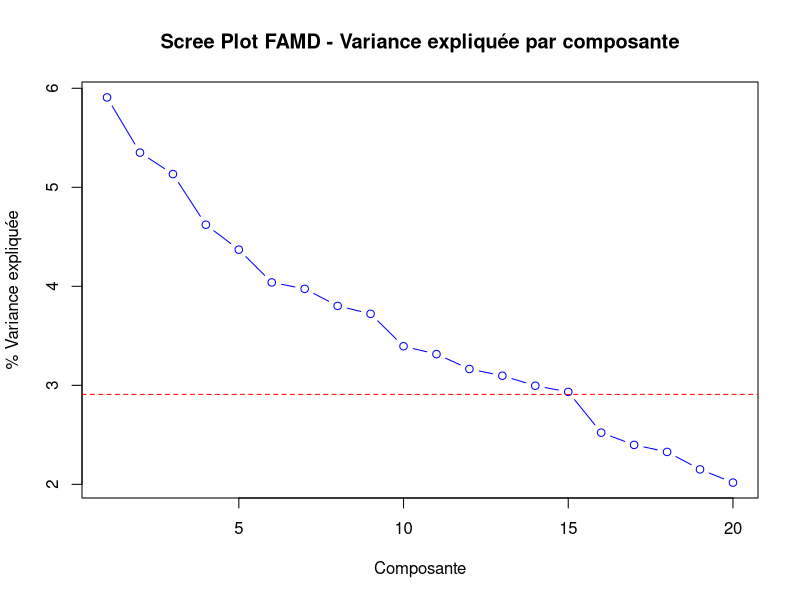
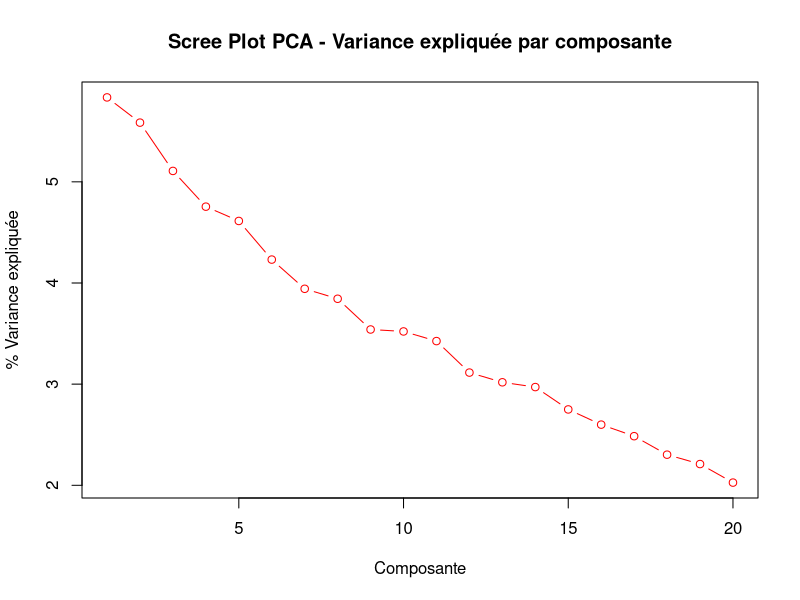
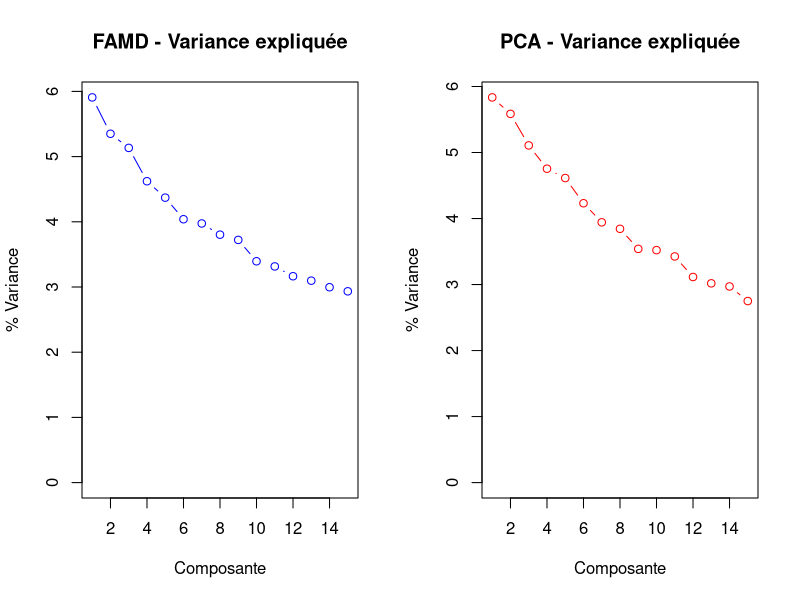
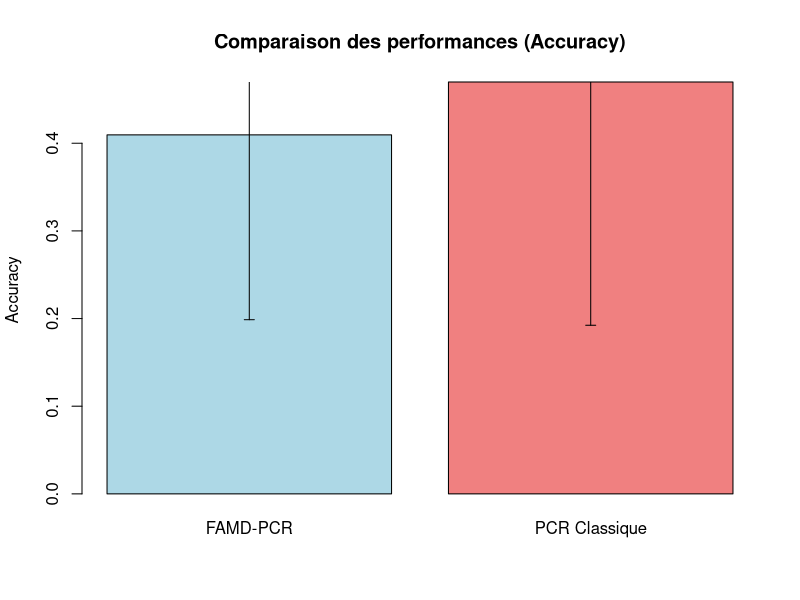

Write R code to recreate these figures, in order.
## ---- chunk 1
# Charger les packages de base disponibles dans R
library(stats)     # Pour prcomp, glm
library(MASS)      # Pour LDA (optionnel)

# Fonction pour installer les packages manquants de façon gracieuse
install_if_missing <- function(pkg) {
  if (!require(pkg, character.only = TRUE, quietly = TRUE)) {
    try({
      install.packages(pkg, repos = "https://cloud.r-project.org/", quiet = TRUE)
      library(pkg, character.only = TRUE, quietly = TRUE)
    }, silent = TRUE)
  }
}

# Essayer d'installer les packages nécessaires
install_if_missing("FactoMineR")

# Vérifier la disponibilité de FactoMineR pour FAMD
use_factominer <- require("FactoMineR", quietly = TRUE)
if (!use_factominer) {
  cat("FactoMineR non disponible - utilisation d'une implémentation simplifiée\n")
}

set.seed(12311)
## ---- chunk 2
# Paramètres du jeu de données
n <- 72
p_num <- 50     # Variables numériques (réduit pour faciliter les tests)
p_cat <- 5      # Variables catégorielles

# Génération des variables numériques
set.seed(12311)
X_num <- matrix(rnorm(n * p_num), n, p_num)
colnames(X_num) <- paste0("Num_", 1:p_num)

# Génération des variables catégorielles
X_cat <- data.frame(
  Cat_1 = factor(sample(c("A", "B", "C"), n, replace = TRUE, prob = c(0.4, 0.4, 0.2))),
  Cat_2 = factor(sample(c("X", "Y"), n, replace = TRUE, prob = c(0.6, 0.4))),
  Cat_3 = factor(sample(c("Low", "Medium", "High"), n, replace = TRUE, prob = c(0.3, 0.4, 0.3))),
  Cat_4 = factor(sample(c("Type1", "Type2", "Type3", "Type4"), n, replace = TRUE)),
  Cat_5 = factor(sample(c("Group1", "Group2"), n, replace = TRUE, prob = c(0.7, 0.3)))
)

# Variable cible binaire
y <- factor(sample(c("ALL", "AML"), n, replace = TRUE, prob = c(0.42, 0.58)))

# Création du dataframe complet
df_mixed <- cbind(data.frame(X_num), X_cat, Y = y)

cat("Dimensions du jeu de données mixte:", dim(df_mixed), "\n")
cat("Variables numériques:", p_num, "\n")
cat("Variables catégorielles:", p_cat, "\n")
cat("Répartition de la variable cible:\n")
print(table(df_mixed$Y))
## ---- chunk 3
# Séparer les variables explicatives de la cible
X_mixed <- df_mixed[, !names(df_mixed) %in% "Y"]

# Fonction FAMD simplifiée si FactoMineR n'est pas disponible
simplified_famd <- function(data) {
  # Séparer variables numériques et catégorielles
  num_vars <- data[, sapply(data, is.numeric)]
  cat_vars <- data[, sapply(data, is.factor)]
  
  # Standardiser les variables numériques
  num_scaled <- scale(num_vars)
  
  # Encoder les variables catégorielles (dummy coding)
  cat_encoded <- data.frame(matrix(ncol = 0, nrow = nrow(data)))
  for(col in names(cat_vars)) {
    dummy_matrix <- model.matrix(~ . - 1, data = data.frame(x = cat_vars[[col]]))
    colnames(dummy_matrix) <- paste0(col, "_", colnames(dummy_matrix))
    cat_encoded <- cbind(cat_encoded, dummy_matrix)
  }
  
  # Combiner les données
  combined_data <- cbind(num_scaled, cat_encoded)
  
  # PCA sur les données combinées
  pca_result <- prcomp(combined_data, center = FALSE, scale. = FALSE)
  
  # Calculer la variance expliquée
  variance_explained <- (pca_result$sdev^2) / sum(pca_result$sdev^2) * 100
  cumvar_explained <- cumsum(variance_explained)
  
  return(list(
    ind = list(coord = pca_result$x),
    eig = cbind(eigenvalue = pca_result$sdev^2, 
                variance_percent = variance_explained,
                cumulative_variance = cumvar_explained),
    combined_data = combined_data
  ))
}

# Appliquer FAMD
if (use_factominer) {
  cat("Utilisation de FactoMineR pour FAMD...\n")
  # Identifier les indices des variables catégorielles
  cat_indices <- which(sapply(X_mixed, is.factor))
  cat("Variables catégorielles aux positions:", cat_indices, "\n")
  
  famd_result <- FAMD(X_mixed, 
                      ncp = min(30, n-1),  # Maximum 30 composantes ou n-1
                      graph = FALSE)
} else {
  cat("Utilisation de l'implémentation FAMD simplifiée...\n")
  famd_result <- simplified_famd(X_mixed)
}

# Extraire la variance expliquée
if (use_factominer) {
  variance_explained <- famd_result$eig[,2]
  cumvar_explained <- famd_result$eig[,3]
} else {
  variance_explained <- famd_result$eig[,2]
  cumvar_explained <- famd_result$eig[,3]
}

cat("Variance expliquée par les 10 premières composantes FAMD:\n")
print(round(variance_explained[1:10], 2))

# Critère du coude pour choisir le nombre de composantes
plot(1:min(20, length(variance_explained)), variance_explained[1:min(20, length(variance_explained))], 
     type = "b", col = "blue",
     main = "Scree Plot FAMD - Variance expliquée par composante", 
     xlab = "Composante", ylab = "% Variance expliquée")
abline(h = mean(variance_explained), col = "red", lty = 2)

# Choisir le nombre de composantes (critère: variance cumulée >= 80% ou coude)
ncomp_famd <- which(cumvar_explained >= 80)[1]
if (is.na(ncomp_famd)) ncomp_famd <- min(15, length(variance_explained))

cat("Nombre de composantes FAMD retenues:", ncomp_famd, "\n")
cat("Variance cumulée expliquée:", round(cumvar_explained[ncomp_famd], 2), "%\n")
## ---- chunk 4
# Extraction des composantes FAMD
famd_components <- famd_result$ind$coord[, 1:ncomp_famd]
colnames(famd_components) <- paste0("FAMD_PC", 1:ncomp_famd)

# Création du dataset pour la classification
famd_data <- data.frame(famd_components, Y = df_mixed$Y)

# Fonction pour calculer les métriques de classification
calculate_metrics <- function(predicted, actual) {
  # Matrice de confusion
  cm <- table(Predicted = predicted, Actual = actual)
  
  # Accuracy
  accuracy <- sum(diag(cm)) / sum(cm)
  
  # Sensitivité et spécificité (pour la classe AML)
  if ("AML" %in% rownames(cm) && "AML" %in% colnames(cm)) {
    tp <- cm["AML", "AML"]
    tn <- cm["ALL", "ALL"] 
    fp <- cm["AML", "ALL"]
    fn <- cm["ALL", "AML"]
    
    sensitivity <- tp / (tp + fn)  # Taux de vrais positifs
    specificity <- tn / (tn + fp)  # Taux de vrais négatifs
  } else {
    sensitivity <- NA
    specificity <- NA
  }
  
  return(c(Accuracy = accuracy, Sensitivity = sensitivity, Specificity = specificity))
}

# Validation croisée manuelle (10-fold)
set.seed(12311)
n_folds <- 10
fold_size <- floor(n / n_folds)
indices <- sample(1:n)

# Métriques pour stocker les résultats
famd_metrics <- matrix(NA, nrow = n_folds, ncol = 3)
colnames(famd_metrics) <- c("Accuracy", "Sensitivity", "Specificity")

# Validation croisée
for(i in 1:n_folds) {
  # Indices du fold de test
  start_idx <- (i-1) * fold_size + 1
  end_idx <- ifelse(i == n_folds, n, i * fold_size)
  test_indices <- indices[start_idx:end_idx]
  
  # Division train/test
  train_data <- famd_data[-test_indices, ]
  test_data <- famd_data[test_indices, ]
  
  # Modèle de régression logistique
  famd_model <- glm(Y ~ ., data = train_data, family = binomial())
  
  # Prédictions
  pred_prob <- predict(famd_model, test_data, type = "response")
  pred_class <- ifelse(pred_prob > 0.5, "AML", "ALL")
  pred_class <- factor(pred_class, levels = levels(test_data$Y))
  
  # Calcul des métriques
  famd_metrics[i, ] <- calculate_metrics(pred_class, test_data$Y)
}

# Résultats moyens FAMD-PCR
famd_results <- colMeans(famd_metrics, na.rm = TRUE)
famd_sd <- apply(famd_metrics, 2, sd, na.rm = TRUE)

cat("=== RÉSULTATS FAMD-PCR ===\n")
cat("Nombre de composantes FAMD utilisées:", ncomp_famd, "\n")
cat("Accuracy moyenne:", round(famd_results["Accuracy"], 3), "±", round(famd_sd["Accuracy"], 3), "\n")
cat("Sensitivity moyenne:", round(famd_results["Sensitivity"], 3), "±", round(famd_sd["Sensitivity"], 3), "\n")
cat("Specificity moyenne:", round(famd_results["Specificity"], 3), "±", round(famd_sd["Specificity"], 3), "\n")
## ---- chunk 5
# Fonction pour créer des variables dummy
create_dummies <- function(data, target_col) {
  # Séparer les variables numériques et catégorielles
  num_vars <- data[, sapply(data, is.numeric)]
  cat_vars <- data[, sapply(data, is.factor) & names(data) != target_col]
  target_var <- data[[target_col]]
  
  # Encodage des variables catégorielles (sans la première modalité pour éviter colinéarité)
  dummy_vars <- data.frame(matrix(ncol = 0, nrow = nrow(data)))
  
  for(col in names(cat_vars)) {
    # Créer des variables dummy
    dummy_matrix <- model.matrix(~ . - 1, data = data.frame(x = cat_vars[[col]]))
    colnames(dummy_matrix) <- paste0(col, "_", colnames(dummy_matrix))
    # Enlever la première colonne pour éviter la colinéarité parfaite
    if(ncol(dummy_matrix) > 1) {
      dummy_matrix <- dummy_matrix[, -1, drop = FALSE]
    }
    dummy_vars <- cbind(dummy_vars, dummy_matrix)
  }
  
  # Encodage de la variable cible
  target_numeric <- as.numeric(target_var == "AML")  # AML = 1, ALL = 0
  
  # Combinaison finale
  result <- list(
    X_encoded = cbind(num_vars, dummy_vars),
    y_encoded = target_numeric,
    y_original = target_var
  )
  
  return(result)
}

# Application de l'encodage
encoded_data <- create_dummies(df_mixed, "Y")
X_encoded <- encoded_data$X_encoded
y_encoded <- encoded_data$y_encoded
y_original <- encoded_data$y_original

cat("Dimensions après encodage:\n")
cat("X encodé:", dim(X_encoded), "\n")
cat("Variables créées par l'encodage:", ncol(X_encoded) - p_num, "\n")
## ---- chunk 6
# PCA sur les données encodées
cat("Réalisation de l'ACP sur les données encodées...\n")

# Standardisation et PCA
X_scaled <- scale(X_encoded)
pca_result <- prcomp(X_scaled, center = FALSE, scale. = FALSE)

# Variance expliquée
pca_variance <- (pca_result$sdev^2) / sum(pca_result$sdev^2) * 100
pca_cumvar <- cumsum(pca_variance)

cat("Variance expliquée par les 10 premières composantes PCA:\n")
print(round(pca_variance[1:10], 2))

# Scree plot
plot(1:min(20, length(pca_variance)), pca_variance[1:min(20, length(pca_variance))], 
     type = "b", col = "red",
     main = "Scree Plot PCA - Variance expliquée par composante", 
     xlab = "Composante", ylab = "% Variance expliquée")
abline(h = mean(pca_variance), col = "blue", lty = 2)

# Choisir le nombre de composantes
ncomp_pca <- which(pca_cumvar >= 80)[1]
if (is.na(ncomp_pca)) ncomp_pca <- min(15, length(pca_variance))

cat("Nombre de composantes PCA retenues:", ncomp_pca, "\n")
cat("Variance cumulée expliquée:", round(pca_cumvar[ncomp_pca], 2), "%\n")
## ---- chunk 7
# Extraction des composantes PCA
pca_components <- pca_result$x[, 1:ncomp_pca]
colnames(pca_components) <- paste0("PCA_PC", 1:ncomp_pca)

# Création du dataset pour la classification
pca_data <- data.frame(pca_components, Y = y_original)

# Validation croisée (mêmes folds que FAMD pour comparaison équitable)
pca_metrics <- matrix(NA, nrow = n_folds, ncol = 3)
colnames(pca_metrics) <- c("Accuracy", "Sensitivity", "Specificity")

# Validation croisée
for(i in 1:n_folds) {
  # Indices du fold de test (mêmes que pour FAMD)
  start_idx <- (i-1) * fold_size + 1
  end_idx <- ifelse(i == n_folds, n, i * fold_size)
  test_indices <- indices[start_idx:end_idx]
  
  # Division train/test
  train_data <- pca_data[-test_indices, ]
  test_data <- pca_data[test_indices, ]
  
  # Modèle de régression logistique
  pca_model <- glm(Y ~ ., data = train_data, family = binomial())
  
  # Prédictions
  pred_prob <- predict(pca_model, test_data, type = "response")
  pred_class <- ifelse(pred_prob > 0.5, "AML", "ALL")
  pred_class <- factor(pred_class, levels = levels(test_data$Y))
  
  # Calcul des métriques
  pca_metrics[i, ] <- calculate_metrics(pred_class, test_data$Y)
}

# Résultats moyens PCR Classique
pca_results <- colMeans(pca_metrics, na.rm = TRUE)
pca_sd <- apply(pca_metrics, 2, sd, na.rm = TRUE)

cat("=== RÉSULTATS PCR CLASSIQUE ===\n")
cat("Nombre de composantes PCA utilisées:", ncomp_pca, "\n")
cat("Accuracy moyenne:", round(pca_results["Accuracy"], 3), "±", round(pca_sd["Accuracy"], 3), "\n")
cat("Sensitivity moyenne:", round(pca_results["Sensitivity"], 3), "±", round(pca_sd["Sensitivity"], 3), "\n")
cat("Specificity moyenne:", round(pca_results["Specificity"], 3), "±", round(pca_sd["Specificity"], 3), "\n")
## ---- chunk 8
# Création du tableau de comparaison
comparison_df <- data.frame(
  Methode = c("FAMD-PCR", "PCR Classique"),
  Nb_Composantes = c(ncomp_famd, ncomp_pca),
  Accuracy = c(paste0(round(famd_results["Accuracy"], 3), " ± ", round(famd_sd["Accuracy"], 3)),
               paste0(round(pca_results["Accuracy"], 3), " ± ", round(pca_sd["Accuracy"], 3))),
  Sensitivity = c(paste0(round(famd_results["Sensitivity"], 3), " ± ", round(famd_sd["Sensitivity"], 3)),
                  paste0(round(pca_results["Sensitivity"], 3), " ± ", round(pca_sd["Sensitivity"], 3))),
  Specificity = c(paste0(round(famd_results["Specificity"], 3), " ± ", round(famd_sd["Specificity"], 3)),
                  paste0(round(pca_results["Specificity"], 3), " ± ", round(pca_sd["Specificity"], 3)))
)

cat("=== TABLEAU COMPARATIF ===\n")
print(comparison_df)
## ---- chunk 9
# Graphique de comparaison des Scree plots
par(mfrow = c(1, 2))

# Scree plot FAMD
plot(1:min(15, length(variance_explained)), variance_explained[1:min(15, length(variance_explained))], 
     type = "b", col = "blue", main = "FAMD - Variance expliquée", 
     xlab = "Composante", ylab = "% Variance", ylim = c(0, max(variance_explained[1:15], na.rm = TRUE)))
abline(v = ncomp_famd, col = "blue", lty = 2)

# Scree plot PCA
plot(1:min(15, length(pca_variance)), pca_variance[1:min(15, length(pca_variance))], 
     type = "b", col = "red", main = "PCA - Variance expliquée", 
     xlab = "Composante", ylab = "% Variance", ylim = c(0, max(pca_variance[1:15], na.rm = TRUE)))
abline(v = ncomp_pca, col = "red", lty = 2)

par(mfrow = c(1, 1))

# Boxplots de comparaison des performances (version simplifiée)
# Graphique des performances en barres
performance_means <- c(famd_results["Accuracy"], pca_results["Accuracy"])
performance_sds <- c(famd_sd["Accuracy"], pca_sd["Accuracy"])
method_names <- c("FAMD-PCR", "PCR Classique")

barplot(performance_means, names.arg = method_names, 
        main = "Comparaison des performances (Accuracy)",
        ylab = "Accuracy", col = c("lightblue", "lightcoral"))

# Ajouter les barres d'erreur
arrows(x0 = c(0.7, 1.9), y0 = performance_means - performance_sds,
       x1 = c(0.7, 1.9), y1 = performance_means + performance_sds,
       angle = 90, code = 3, length = 0.05)
## ---- chunk 10
# Analyse de la complexité des modèles

# Pour FAMD-PCR: analyser les contributions des variables aux composantes
cat("=== ANALYSE DE LA COMPLEXITÉ ===\n")
cat("FAMD-PCR:\n")
cat("- Variables numériques impliquées:", p_num, "\n")
cat("- Variables catégorielles impliquées:", p_cat, "\n")
cat("- Total variables originales:", p_num + p_cat, "\n")
cat("- Composantes utilisées:", ncomp_famd, "\n")
cat("- Réduction de dimension:", round((1 - ncomp_famd/(p_num + p_cat)) * 100, 1), "%\n\n")

cat("PCR Classique:\n")
cat("- Variables après encodage:", ncol(X_encoded), "\n")
cat("- Variables catégorielles encodées:", ncol(X_encoded) - p_num, "\n")
cat("- Composantes utilisées:", ncomp_pca, "\n")
cat("- Réduction de dimension:", round((1 - ncomp_pca/ncol(X_encoded)) * 100, 1), "%\n\n")

# Efficacité de la réduction
cat("Efficacité de la réduction dimensionnelle:\n")
cat("- FAMD-PCR: de", p_num + p_cat, "variables à", ncomp_famd, "composantes\n")
cat("- PCR Classique: de", ncol(X_encoded), "variables à", ncomp_pca, "composantes\n")
## ---- chunk 11
cat("=== SYNTHÈSE COMPARATIVE ===\n\n")

# Comparaison directe des performances moyennes
cat("Performance comparative:\n")
better_method <- ifelse(famd_results["Accuracy"] > pca_results["Accuracy"], "FAMD-PCR", "PCR Classique")
cat("✓", better_method, "présente une meilleure accuracy moyenne\n")

# Comparaison du nombre de composantes
cat("\nEfficacité de la réduction dimensionnelle:\n")
if (ncomp_famd < ncomp_pca) {
  cat("✓ FAMD-PCR utilise moins de composantes (", ncomp_famd, "vs", ncomp_pca, ")\n")
} else if (ncomp_famd > ncomp_pca) {
  cat("✓ PCR Classique utilise moins de composantes (", ncomp_pca, "vs", ncomp_famd, ")\n")
} else {
  cat("= Les deux méthodes utilisent le même nombre de composantes (", ncomp_famd, ")\n")
}

cat("\nComplexité computationnelle:\n")
cat("- FAMD-PCR traite directement les données mixtes sans préprocessing lourd\n")
cat("- PCR Classique nécessite un encodage dummy qui augmente la dimensionnalité de", 
    ncol(X_encoded) - (p_num + p_cat), "variables\n")

cat("\nGestion des données mixtes:\n")
cat("- FAMD-PCR: méthode spécialisée qui préserve la nature des types de variables\n")
cat("- PCR Classique: transformation uniformisante vers le numérique\n")

cat("\nStabilité des résultats:\n")
cat("- FAMD-PCR: écart-type accuracy =", round(famd_sd["Accuracy"], 3), "\n")
cat("- PCR Classique: écart-type accuracy =", round(pca_sd["Accuracy"], 3), "\n")

more_stable <- ifelse(famd_sd["Accuracy"] < pca_sd["Accuracy"], "FAMD-PCR", "PCR Classique")
cat("✓", more_stable, "montre une meilleure stabilité\n")
